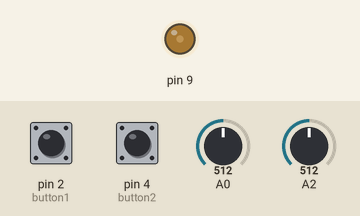
This sketch was run on a simulated Arduino Uno, built with avr-gcc and run on an emulated ATmega328P. On the bench: output pins drawn as LEDs (lit = HIGH). Dashed ring = blinking. The test bench sets the inputs (shaded band); at power-on: A2 = 512, pin 2 (button1) HIGH, pin 4 (button2) HIGH, A0 = 512. What the sketch prints to the serial monitor is not drawn.

Above: at 1.2 s.
1.3 s: A2 set to 1023
At 2.4 s:
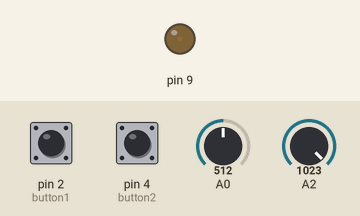
4.3 s: pin 2 (button1) pulled LOW for 0.15 s
At 5.7 s:
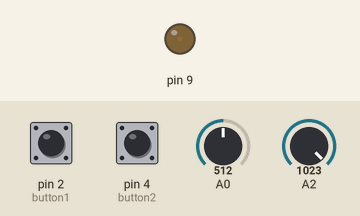
7.4 s: A2 set to 0
At 8.6 s:
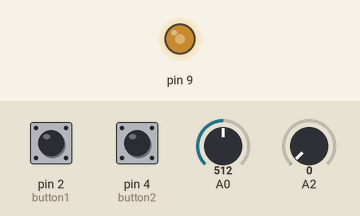
8.9 s: A2 set to 15
At 9.0 s:
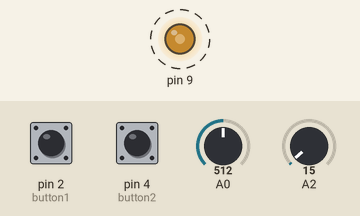
11.9 s: A2 set to 19
14.9 s: pin 4 (button2) pulled LOW for 0.15 s
Timing chart, 0 to 18.9 s (numbered marks = the images above; inputs shaded):
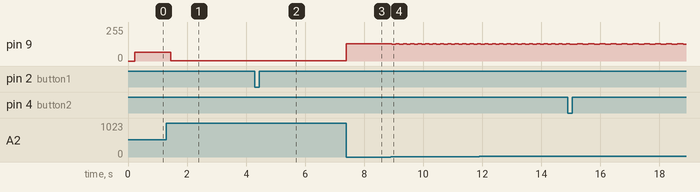

Measured:
- after the input at 1.3 s, pin 9: 65/255 → 1/255 after 0.14 s
- after the input at 4.3 s, pin 9: stays 1/255 (without the input it goes to 2/255 after 2.0 s)
- after the input at 7.4 s, pin 9: 1/255 → 128/255 at once
- after the input at 8.9 s, pin 9: alternates 128/255 for 0.13 s and 127/255 for 0.13 s, starting at once

The sketch:

genPWM.ino
```cpp
#include <MsTimer2.h>

// Valores constantes
const float pi = 3.1416;
const float Vref= 5.0;
const unsigned int rango = 1024;

const unsigned int Ts = 1; // Intervalo entre muestras en ms
const int button1 = 2;
const int button2 = 4;

// Variables globales
volatile float N = 200; // Número de muestras por ciclo
volatile unsigned int n = 0; // Número de muestra (0 a N-1)
volatile float x, x2; // Valores calculados de función seno + DC
volatile unsigned int acc = 0;
volatile unsigned int ds = 0;
volatile unsigned int A_in;
volatile unsigned int varA, A;
void setup()
{
  pinMode(button1, INPUT_PULLUP);
  pinMode(button2, INPUT_PULLUP);
  Serial.begin(2000000);
  Serial.println("Mat+5:,PWM:");
  TCCR1B &= 0xF8; // Pone cero en bits preescaler PWM 9 y 10
  TCCR1B |= 0x01; // Pone PWM 9 y 10 a frec. de 32 kHz
  MsTimer2::set(Ts, wave0);
  MsTimer2::start();
}

void loop() {
  static unsigned short mode = 0;
  static unsigned long lastRead = 0;
  unsigned long t = millis();


  while(digitalRead(button1) && digitalRead(button2)){}
  if(!digitalRead(button2)){
   while(!digitalRead(button2)){}
    cli();

    N += 100;
    if(N == 1100){
      N = 100;
    }
    sei();
  }
  if(!digitalRead(button1)){
    while(!digitalRead(button1)){}
    cli();
    mode = (mode + 1) % 4;

    switch(mode){
      case 0:
        MsTimer2::stop();
        MsTimer2::set(Ts, wave0);
        MsTimer2::start();
        break;
      case 1:
        MsTimer2::stop();
        MsTimer2::set(Ts, wave1);
        MsTimer2::start();
        break;
      case 2:
        MsTimer2::stop();
        MsTimer2::set(Ts, wave2);
        MsTimer2::start();
        break;
      case 3:
        MsTimer2::stop();
        MsTimer2::set(Ts, wave3);
        MsTimer2::start();
    }
    sei();
  }
}

void wave0() {
  A = map(analogRead(2), 0, 1023, 0, 127);
  varA = map(analogRead(2), 0, 1023, 0, 2.5);
  x= 2.5 + varA*sin(n*2*pi/N);
  x2 = 128 + A*sin(n*2*pi/N);
  if (++n == N) {
    n= 0;
  }

  analogWrite(9, x2);
  if (++ds== Ts) {
      ds= 0; // Aquisición de canal cada 'Ts*T' ms
      A_in= analogRead(0); // Adquiere A0
  }
  Serial.print(x+5);
  Serial.print(" ");
  Serial.println(A_in*Vref/rango); // Envía voltaje canal A0
}

void wave1() {
  A = map(analogRead(2), 0, 1023, 0, 127);
  varA = map(A, 0, 127, 0, 2.5);

  if(0 <= n && n < N/4){
    x = 2.5 - varA*(0 - 4*n/N);
    x2  = 128 - A*(0 - 4*n/N);
  }else if(N/4 <= n && n < 3*N/4){
    x = 2.5 + varA*(2 - 4*n/N);
    x2 = 128 + A*(2 - 4*n/N);
  } else{
    x = 2.5 - varA*(4 - 4*n/N);
    x2 = 128 - A*(4 - 4*n/N);
  }
  if (++n >= N) {
    n= 0;
  }
  analogWrite(9, x2);
  if (++ds== Ts) {
      ds= 0; // Aquisición de canal cada 'Ts*T' ms
      A_in= analogRead(0); // Adquiere A0
  }
  Serial.print(x+5);
  Serial.print(" ");
  Serial.println(A_in*Vref/rango); // Envía voltaje canal A0
}

void wave2() {
  A = map(analogRead(2), 0, 1023, 127, 255);
  varA = map(analogRead(2),0, 1023, 0, 2.5);
  if(n < N/2){
    x = varA + 2.5;
    x2 = A;
  } else{
    x = 2.5;
    x2 = 0;
  }
  if (++n >= N) {
    n= 2.5;
  }

  analogWrite(9, x2);
  if (++ds== Ts) {
      ds= 0; // Aquisición de canal cada 'Ts*T' ms
      A_in= analogRead(0); // Adquiere A0
  }
  Serial.print(x + 5);
  Serial.print(" ");
  Serial.println(A_in*Vref/rango); // Envía voltaje canal A0
}

void wave3() {
  A = map(analogRead(2), 0, 1023, 0, 255);
  x = map(A, 0, 255, 0, 5);

  analogWrite(9, A);
  if (++ds== Ts) {
      ds= 0; // Aquisición de canal cada 'Ts*T' ms
      A_in= analogRead(0); // Adquiere A0
  }
  Serial.print(x+5);
  Serial.print(" ");
  Serial.println(A_in*Vref/rango); // Envía voltaje canal A0
}
```
